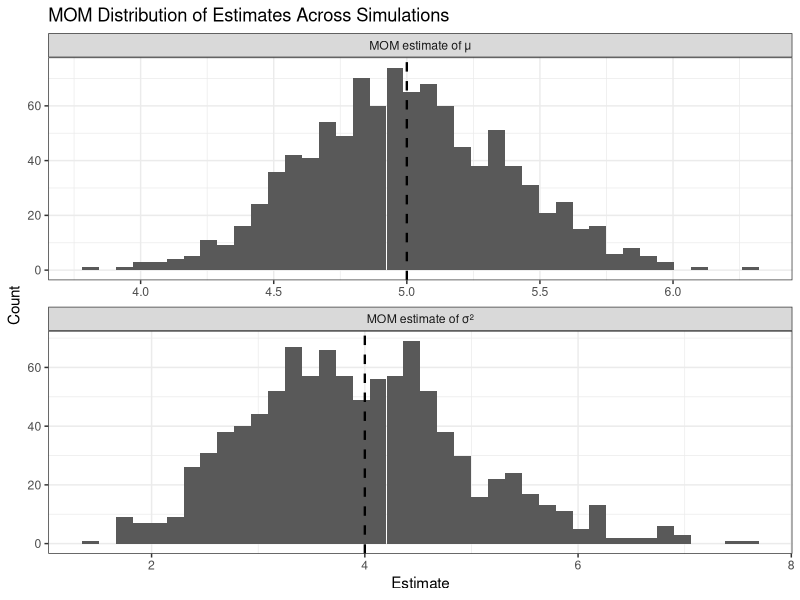
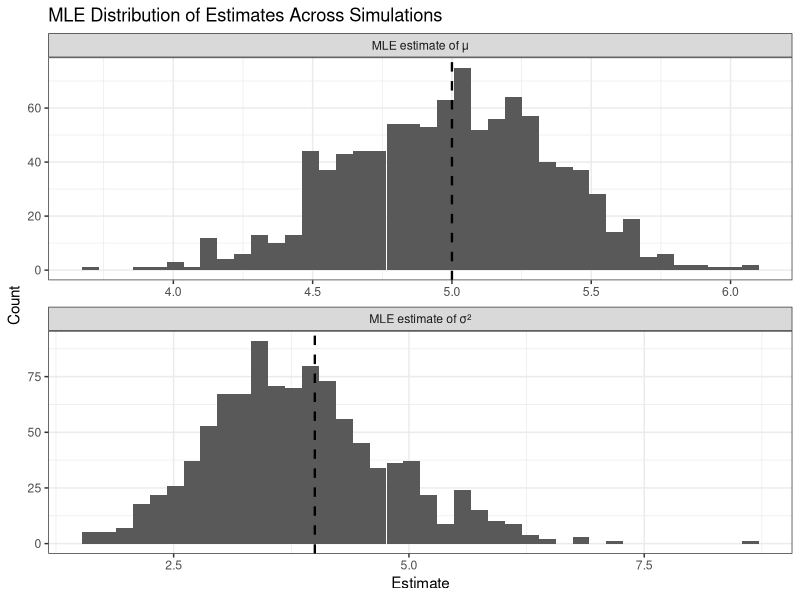

Recreate these plots in R, in order.
## ---- chunk 1
#| size: scriptsize

library(tidyverse) # install and load tidyverse package

true_mu<- 5 # true mean
true_sigma<- 2 # true sd
n<- 30 # sample size
n_sims<- 1000 # number of simulations

set.seed(42)

# tibble results
mom_results<- tibble(
  sim = 1:n_sims,
  mom_mu = NA,
  mom_var = NA
)

#loop through simulations and store estimates in respective variables
for(i in 1:n_sims){
  x <- rnorm(n, mean = true_mu, sd = true_sigma)
  mom_results$mom_mu[i] <- mean(x)
  mom_results$mom_var[i] <- mean(x^2) - mean(x)^2
}

#numerical summary
mom_summary<- mom_results |>
  summarise(
    true_mu = true_mu,
    true_var = true_sigma^2,
    mom_mean_mu = mean(mom_mu),
    mom_mean_var = mean(mom_var),
    bias_mu = mean(mom_mu) - true_mu,
    bias_var = mean(mom_var) - true_sigma^2,
    variance_mu = var(mom_mu),
    variance_var = var(mom_var)
  )

mom_summary

plot_dat<- mom_results |>
  # reshape with longer
  pivot_longer(
    cols = c(mom_mu, mom_var),
    names_to = "parameter",
    values_to = "estimate"
  ) |>
  mutate( # columns for categories
    parameter = factor(
      parameter,
      levels = c("mom_mu", "mom_var"),
      labels = c("MOM estimate of μ", "MOM estimate of σ²")
    )
  )

# results tibble for vline visualisation
truth_dat<- tibble(
  parameter = c("MOM estimate of μ", "MOM estimate of σ²"),
  truth = c(true_mu, true_sigma^2)
)

#plot using histogram
ggplot(plot_dat, aes(x = estimate)) +
  geom_histogram(bins = 40) +
  geom_vline(data = truth_dat, aes(xintercept = truth), linetype = "dashed", linewidth = 0.8) +
  facet_wrap(~ parameter, scales = "free", ncol = 1) +
  labs(
    title = "MOM Distribution of Estimates Across Simulations",
    x = "Estimate",
    y = "Count"
  ) +
  theme_bw()
## ---- chunk 2
#| size: scriptsize

# function returning negative log-likelihood
neg_log_lik<- function(par, x) {
  mu <- par[1]
  sigma <- exp(par[2])
  -sum(dnorm(x, mean = mu, sd = sigma, log = TRUE))
}

mle_results<- tibble(
  sim = 1:n_sims,
  mle_mu = NA,
  mle_var = NA
  )

for(i in 1:n_sims){
  x<- rnorm(n, mean = true_mu, sd = true_sigma) # random values
  
  # optimise with optim()
  fit<- optim(par = c(0, 0),fn = neg_log_lik,x = x)

  # store results in variables
  mle_results$mle_mu[i]<- fit$par[1]
  mle_results$mle_var[i]<- exp(fit$par[2])^2
}

# numerical summary
mle_summary<- mle_results |>
  summarise(
    true_mu = true_mu,
    true_var = true_sigma^2,
    mle_mean_mu = mean(mle_mu),
    mle_mean_var = mean(mle_var),
    bias_mu = mean(mle_mu) - true_mu,
    bias_var = mean(mle_var) - true_sigma^2,
    variance_mu = var(mle_mu),
    variance_var = var(mle_var)
  )

mle_summary

plot_dat<- mle_results |>
    # reshape with pivot_longer
  pivot_longer(
    cols = c(mle_mu, mle_var),
    names_to = "parameter",
    values_to = "estimate"
  ) |>
  mutate(
    parameter = factor(
      parameter,
      levels = c("mle_mu", "mle_var"),
      labels = c("MLE estimate of μ", "MLE estimate of σ²")
    )
  )

# results tibble for vline visualisation
truth_dat<- tibble(
  parameter = c("MLE estimate of μ", "MLE estimate of σ²"),
  truth = c(true_mu, true_sigma^2)
)

# plot
ggplot(plot_dat, aes(x = estimate)) +
  geom_histogram(bins = 40) +
  geom_vline(data = truth_dat,aes(xintercept = truth),linetype = "dashed",linewidth = 0.8) +
  facet_wrap(~ parameter, scales = "free", ncol = 1) +
  labs(
    title = "MLE Distribution of Estimates Across Simulations",
    x = "Estimate",
    y = "Count"
  ) +
  theme_bw()
